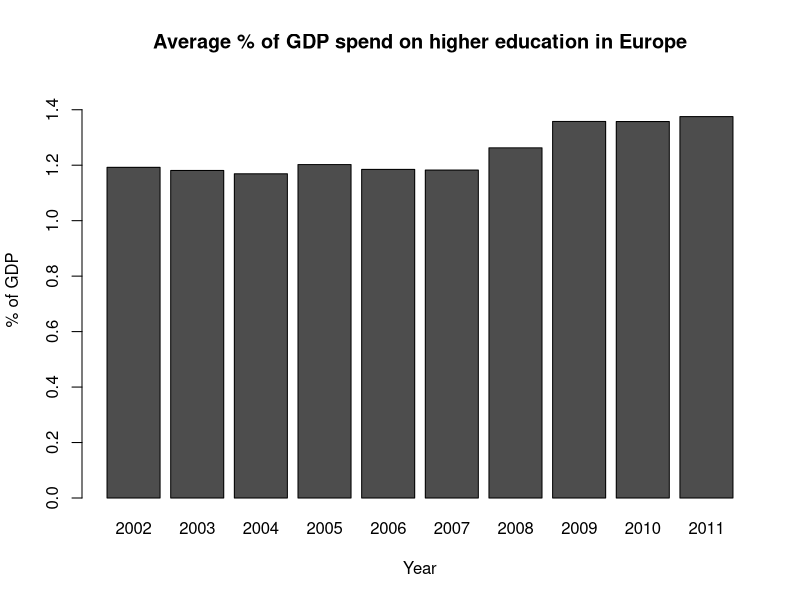

Reproduce this figure in R.
## ---- chunk 1
library(dplyr)
d <- read.csv2("HigherEdGDP.csv", stringsAsFactors = FALSE, na.strings=":")
colnames(d) <- c("geo",paste0("GDP",c(2002:2011)))
gdp_avg <- colMeans(d %>% select(GDP2002:GDP2011), na.rm = TRUE)
barplot(t(as.data.frame(gdp_avg)), ylim = c(0,1.5), ylab = "% of GDP", main = "Average % of GDP spend on higher education in Europe", xlab = "Year", names.arg = c("2002":"2011"))
